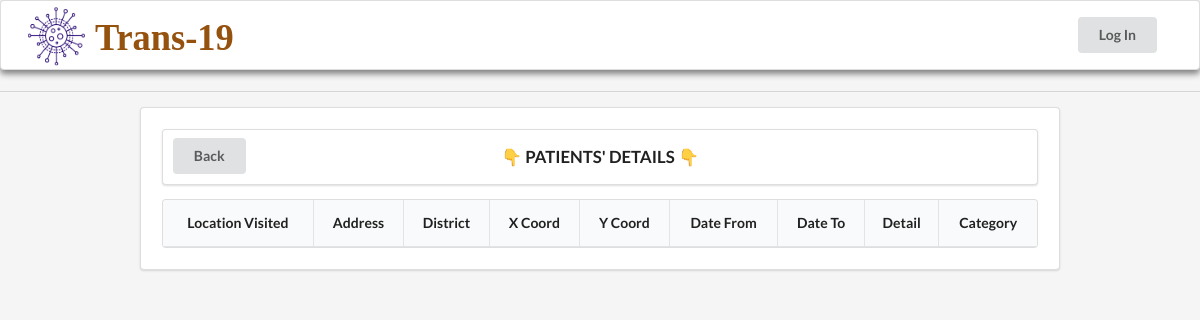
The page /case/1/ on the database as committed earlier.
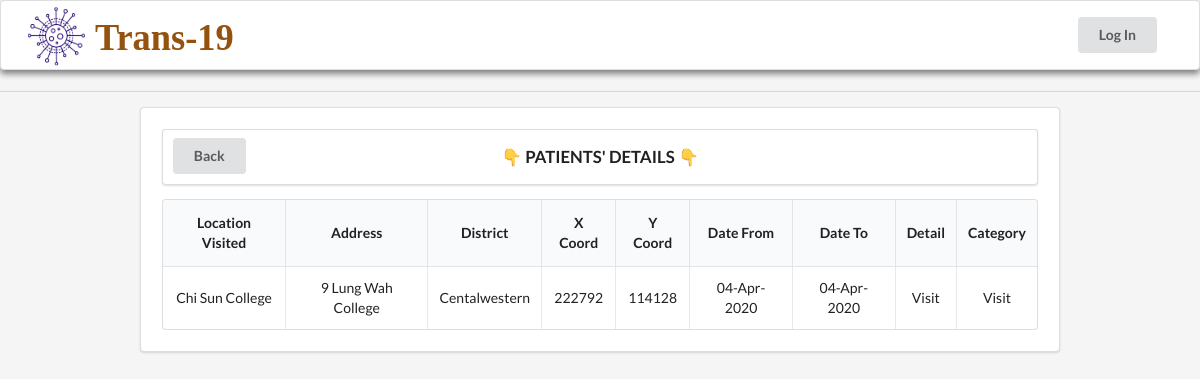
The same page on the database as committed later.
### trans_19/models.py (models this page shows, shortened)
class Case(models.Model):
    patient = models.ForeignKey(Patient, on_delete=models.CASCADE)
    name_Location = models.CharField(max_length=70)
    address = models.CharField(max_length=70)
    district = models.CharField(max_length=17, choices=DISTRICTS_CHOICES)
    xCoord = models.IntegerField()
    yCoord = models.IntegerField()
    date_From = models.DateField()
    date_To = models.DateField()
    details = models.CharField(max_length=70)
    category = models.CharField(max_length=9, choices=VISIT_CHOICES)

### trans_19/views.py (the view)
class CaseDetailView(TemplateView):
    template_name = 'patients/case_detail.html'
    def get_context_data(self, **kwargs):
        patient = self.kwargs['patient']
        context = super().get_context_data(**kwargs)
        context['case_list'] = Case.objects.filter(patient__pk=patient)
        context['patient'] = Patient.objects.get(pk=patient)
        return context

### trans_19/templates/patients/case_detail.html (shortened to what this page needs)
{% extends "patients/index.html" %}
{% block content %}
<div class="ui divider"></div>
<div class="ui segment" style="margin:0 10em; padding: 1.5em;">
  <div class="ui segment" style="font-weight: 700; font-size: 1.2em; position: relative; padding: 0;">
    <a href="{%url 'trans_19_home'%}">
      <div class="ui button" style="position:absolute; left:0px; margin: 0.6em 0 0 0.7em">Back</div>
    </a>
    <div class="cent" style="margin: 0 auto; text-align: center; padding: 1em 0;">👇 PATIENTS' DETAILS 👇</div>
  </div>
  <table class="ui celled table" style="text-align: center;">
    <thead>
      <tr>
        <th>Location Visited</th>
        <th>Address</th>
        <th>District</th>
        <th>X Coord</th>
        <th>Y Coord</th>
        <th>Date From</th>
        <th>Date To</th>
        <th>Detail</th>
        <th>Category</th>
      </tr>
    </thead>
    <tbody>
      {% for case in case_list %}
      <tr>
        <td data-label="NameLocation">{{case.name_Location}}</td>
        <td data-label="Address">{{case.address}}</td>
        <td data-label="District">{{case.district|capfirst}}</td>
        <td data-label="xCoord">{{case.xCoord}}</td>
        <td data-label="yCoord">{{case.yCoord}}</td>
        <td data-label="DateFrom">{{case.date_From|date:"d-M-Y"}}</td>
        <td data-label="DateTo">{{case.date_To|date:"d-M-Y"}}</td>
        <td data-label="Details">{{case.details}}</td>
        <td data-label="Category">{{case.category|capfirst}}</td>
      </tr>
      {% endfor %}
    </tbody>
  </table>
</div>
{% endblock content %}

Rows that differ between the two databases and show on the page:
added Case: name_Location "Chi Sun College", address "9 Lung Wah College", district "Centalwestern", xCoord "222792", yCoord "114128", date_From "04-Apr-2020", date_To "04-Apr-2020", details "Visit", category "Visit"
